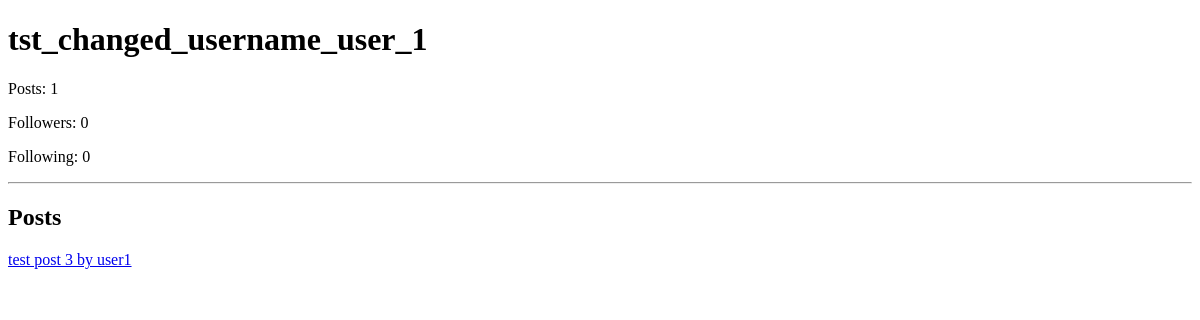
Before: /users/6/ with the older database file.
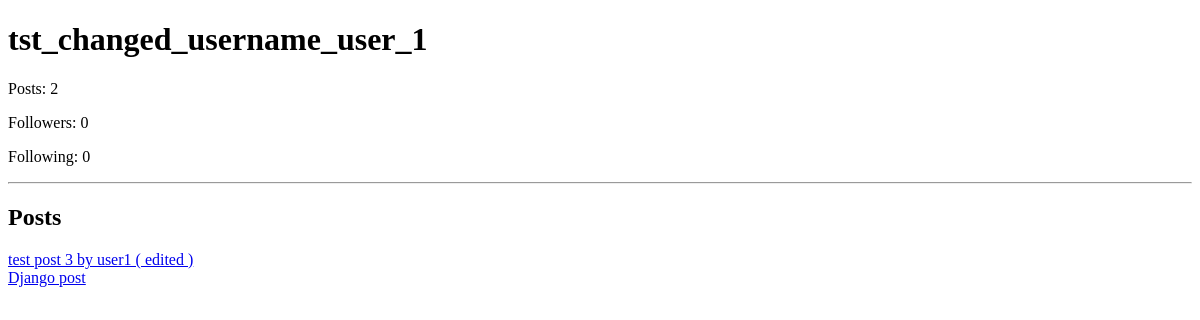
After: the same page with the newer database file.
### accounts/models.py (models this page shows, shortened)
class User(AbstractUser):
    USER = "USER"
    ADMIN = "ADMIN"
    ROLE_CHOICES = (
        (USER, "User"),
        (ADMIN, "Admin"),
    )
    role = models.CharField(
        max_length=10,
        choices=ROLE_CHOICES,
        default=USER
    )
    created_at = models.DateTimeField(
        auto_now_add=True
    )
    is_banned = models.BooleanField(
        default=False
    )
    timeout_until = models.DateTimeField(
        null=True,
        blank=True
    )

### posts/models.py (models this page shows, shortened)
class Post(models.Model):
    author = models.ForeignKey(
        User,
        on_delete=models.CASCADE,
        related_name="posts"
    )
    title = models.CharField(
        max_length=200
    )
    content = models.TextField()
    created_at = models.DateTimeField(
        auto_now_add=True
    )
    updated_at = models.DateTimeField(
        auto_now=True
    )

### accounts/views.py (the view)
def user_profile(request, user_id):
    profile_user = get_object_or_404(
        User,
        id=user_id
    )
    is_following = False
    if request.user.is_authenticated:
        is_following = Follow.objects.filter(
            follower=request.user,
            following=profile_user
        ).exists()
    return render(
        request,
        "accounts/user_profile.html",
        {
            "profile_user": profile_user,
            "is_following": is_following,
        }
    )

### accounts/templates/accounts/user_profile.html (shortened to what this page needs)
<!DOCTYPE html>
<html>
<head>
</head>
<body>
<h1>
    {{ profile_user.username }}
</h1>
<p>
    Posts:
    {{ profile_user.posts.count }}
</p>
<p>
    Followers:
    {{ profile_user.followers.count }}
</p>
<p>
    Following:
    {{ profile_user.following.count }}
</p>
<hr>
<h2>
    Posts
</h2>
{% for post in profile_user.posts.all %}
    <a href="{% url 'post_detail' post.id %}">
        {{ post.title }}
    </a>
    <br>
{% empty %}
    <p>
        No posts.
    </p>
{% endfor %}
</body>
</html>

Changed rows visible on the page:
changed User "tst_changed_username_user_1": posts.count "1" → "2"
changed Post: title "test post 3 by user1" → "test post 3 by user1 ( edited )"
added Post: title "Django post"
